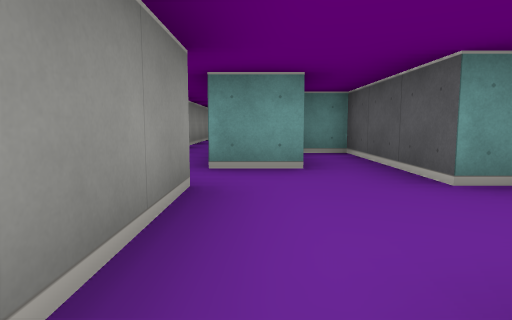
view 1 (above)

24 first-person views from a walk through a cub3D maze. The camera is about half as high as the walls, tilts 6° down and sees 75° across. The floor is counted in squares. Each view is taken from the middle of a square. On the plan, view 1 faces up. The plan holds only what a view shows up to about 9 squares ahead; the rest is blank.

view 2
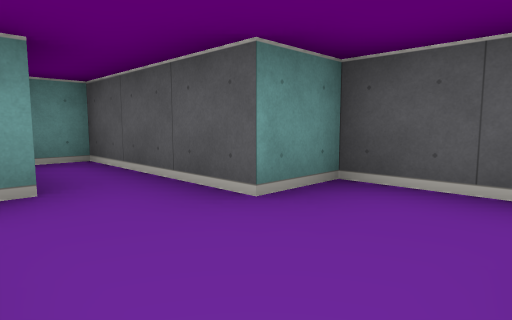

view 3
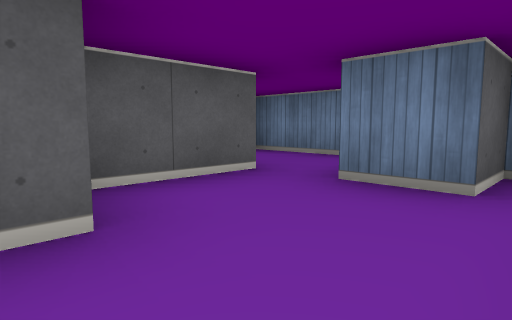

view 4
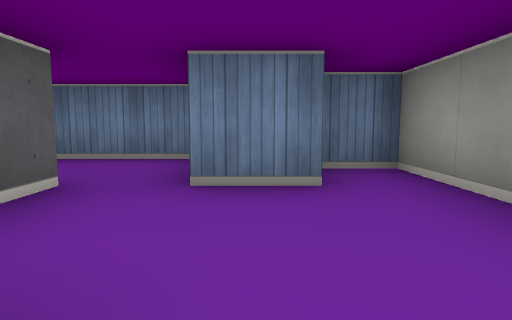

view 5
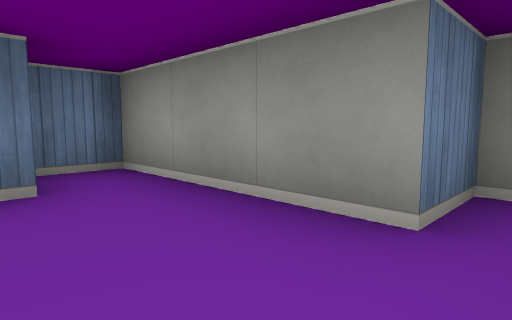

view 6
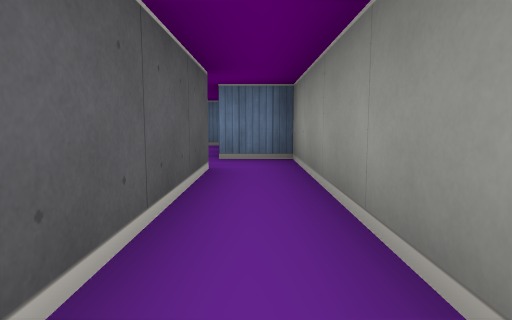

view 7
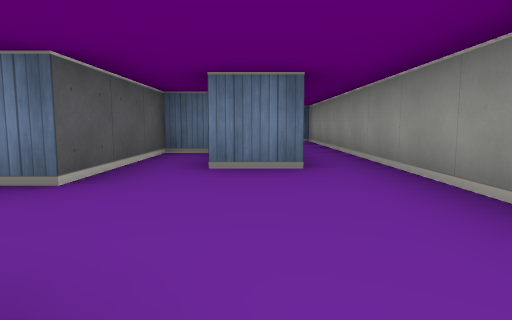

view 8
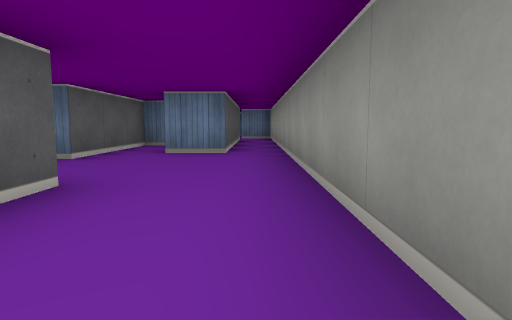

view 9
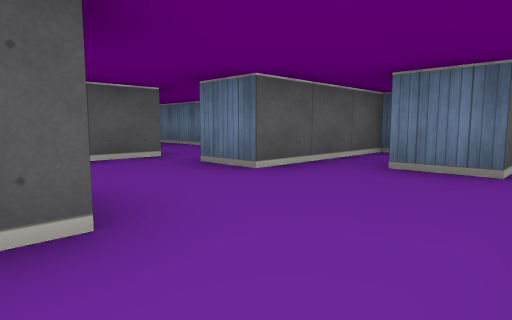

view 10
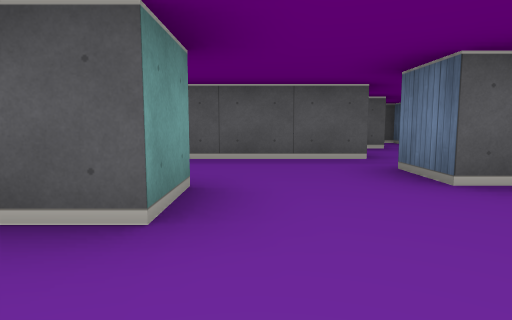

view 11
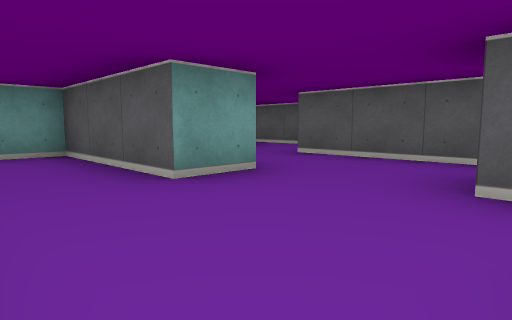

view 12
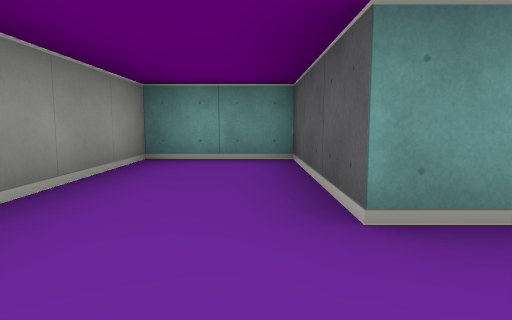

view 13
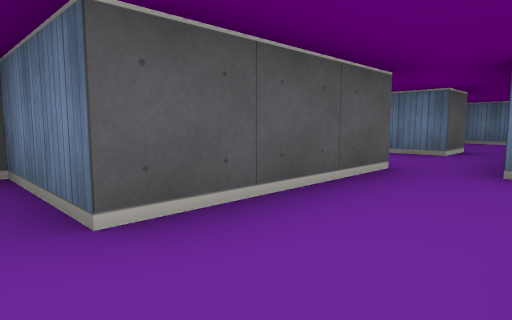

view 14
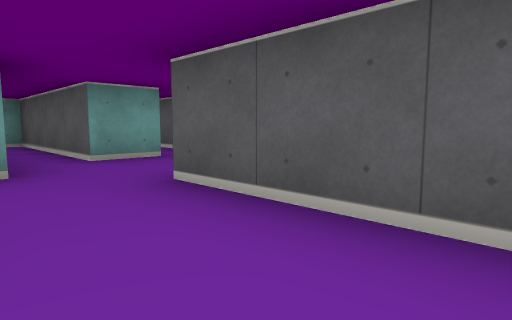

view 15
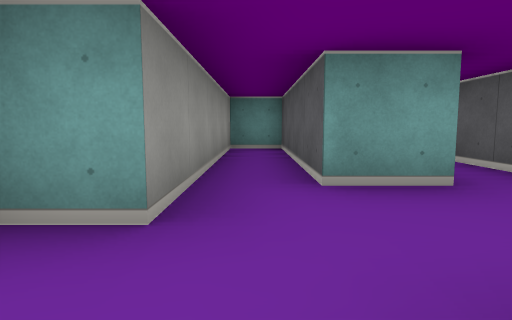

view 16
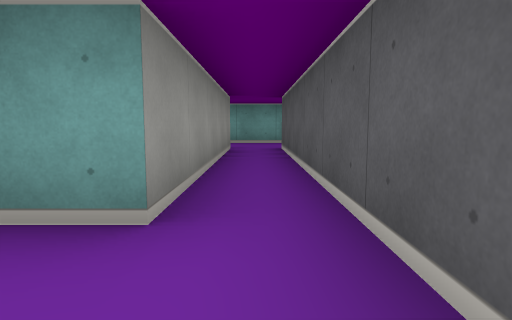

view 17
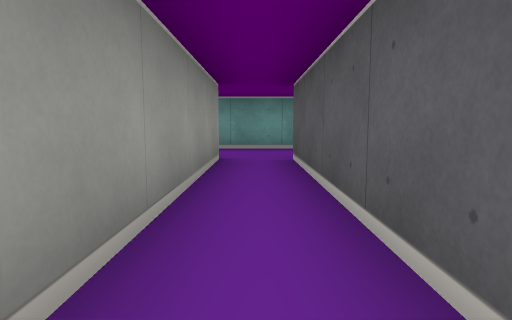

view 18
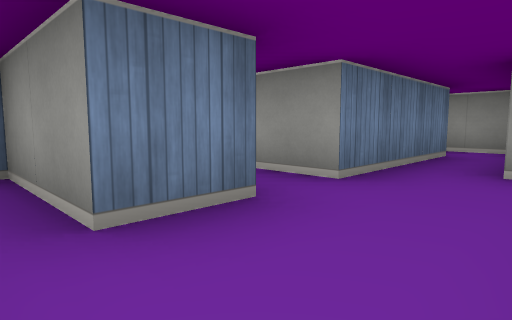

view 19
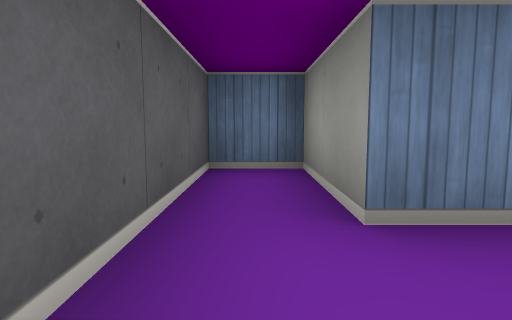

view 20
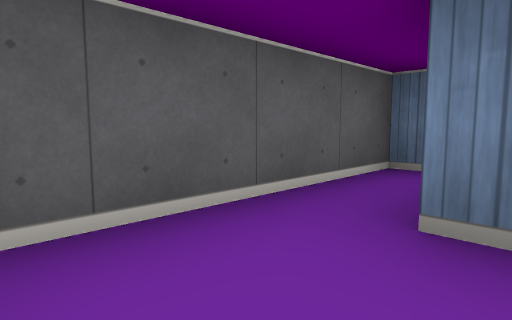

view 21
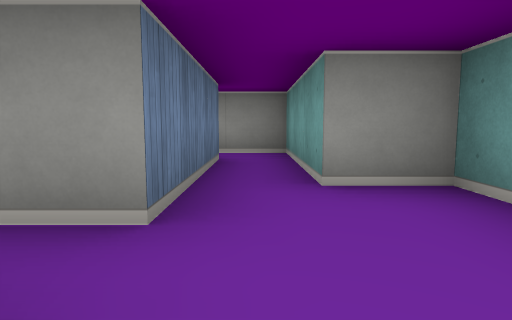

view 22
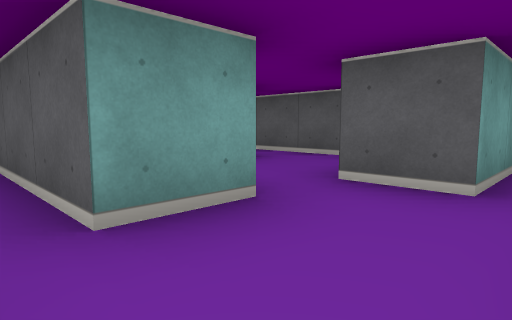

view 23
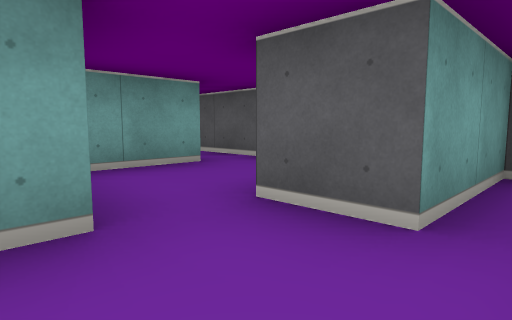

view 24
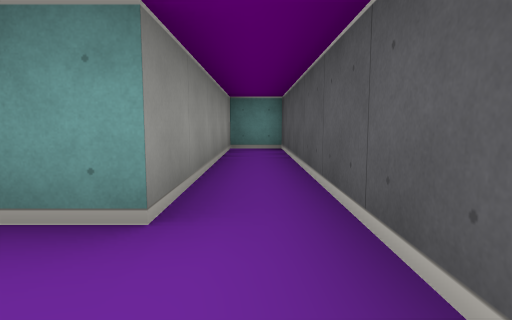

### Floor plan
Ten units are one square. View 1 is at (0, 0); x grows to the right and y downward. Boxes are objects, and circles mark ways between rooms. Rooms are numbered by the first view taken in them; rooms with no view inside come last. Other rooms are left out.
<svg viewBox="-20 -220 100 230">
<path fill="none" stroke="#000" d="M6 -35 -5 -35M25 -5 25 -25 15 -25 15 -55 8 -55M-15 -35 -15 -25 -5 -25 -5 5 5 5 5 -5 15 -5M15 -115 5 -115 5 -145 -15 -145 -15 -35M35 -95 35 -115M8 -65 15 -65 15 -95 25 -95M-5 -35 -5 -85 5 -85M35 -145 35 -185 25 -185 25 -135 18 -135M35 -115 35 -125M58 -215 35 -215 35 -205 5 -205 5 -191M14 -195 45 -195 45 -145 35 -145M35 -125 55 -125 55 -195M55 -195 65 -195 65 -175 75 -175 75 -209M46 -95 35 -95M35 -75 75 -75 75 -85 55 -85 55 -95M75 -105 75 -165 65 -165 65 -115 51 -115"/>
<circle cx="-10" cy="-40" r="3" fill="#2a7"/>
<circle cx="25" cy="-120" r="3" fill="#2a7"/>
<circle cx="40" cy="-85" r="3" fill="#2a7"/>
<circle cx="40" cy="-135" r="3" fill="#2a7"/>
<circle cx="60" cy="-205" r="3" fill="#2a7"/>
<circle cx="60" cy="-105" r="3" fill="#2a7"/>
<text x="10" y="-20">1</text>
<text x="0" y="-100">2</text>
<text x="30" y="-140">3</text>
<text x="50" y="-180">4</text>
<text x="70" y="-200">5</text>
<text x="50" y="-90">6</text>
<text x="70" y="-120">7</text>
</svg>
Room 1 opens to room 2. Room 2 opens to room 3. Room 2 opens to room 6. Room 3 opens to room 4. Room 4 opens to room 5. Room 6 opens to room 7.

Where each view was taken, in squares from view 1:
view 1: 0 up, 0 right, facing up
view 2: 1 up, 0 right, facing up-right
view 3: 3 up, 0 right, facing down-right
view 4: 3 up, 1 right, facing down
view 5: 3 up, 1 right, facing down-left
view 6: 7 up, 1 left, facing down
view 7: 12 up, 0 right, facing down
view 8: 14 up, 1 left, facing down
view 9: 12 up, 1 left, facing down-right
view 10: 11 up, 1 left, facing right
view 11: 9 up, 1 left, facing up-right
view 12: 10 up, 0 right, facing up
view 13: 13 up, 2 right, facing down-right
view 14: 10 up, 2 right, facing up-right
view 15: 12 up, 3 right, facing up
view 16: 13 up, 5 right, facing up
view 17: 15 up, 5 right, facing up
view 18: 21 up, 7 right, facing down-left
view 19: 21 up, 7 right, facing down
view 20: 21 up, 6 right, facing down-right
view 21: 20 up, 6 right, facing left
view 22: 8 up, 3 right, facing up-right
view 23: 8 up, 4 right, facing up-right
view 24: 10 up, 7 right, facing up
